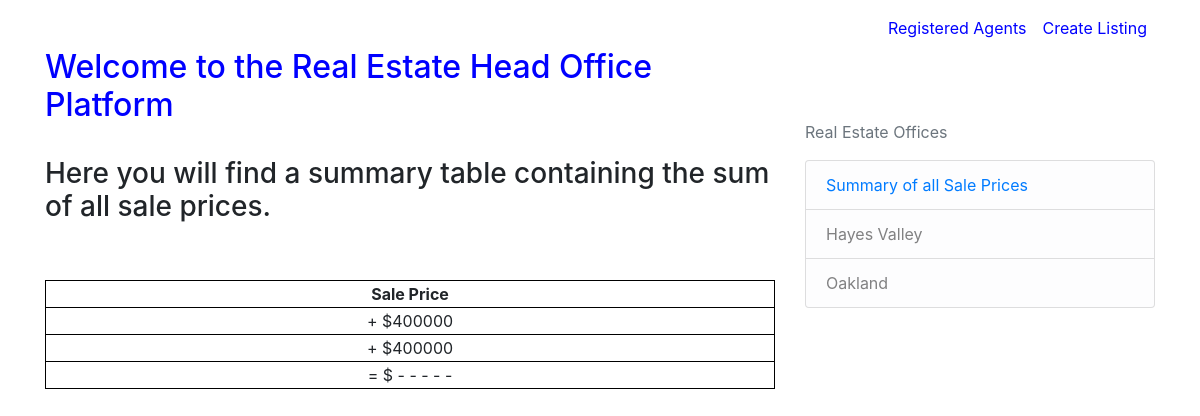
The app's page /summary, older data.
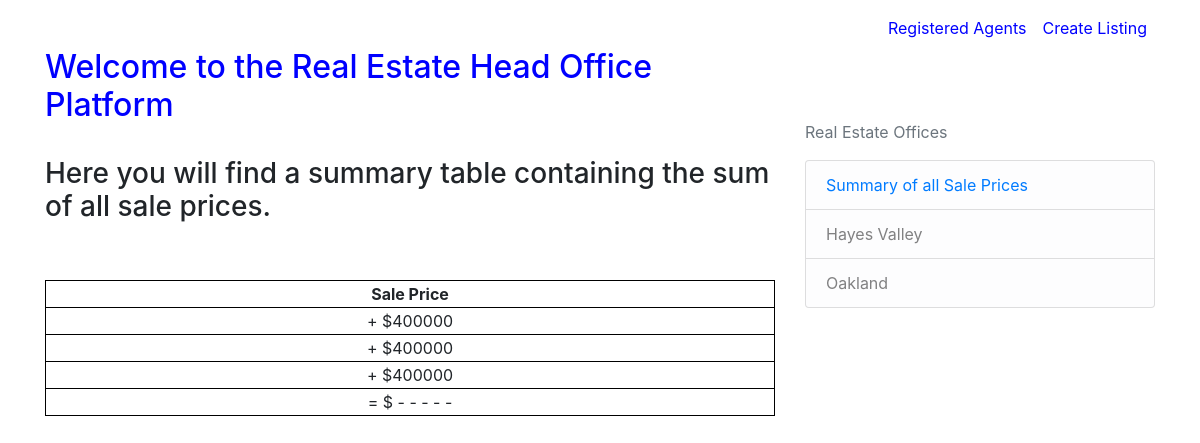
The same page, newer data.
### real_estate/models.py (models this page shows)
class Listing(db.Model):
    id = db.Column(db.Integer, primary_key=True)
    seller = db.Column(db.String(100), nullable=False)
    price = db.Column(db.String(100), nullable=False)
    date = db.Column(db.DateTime, nullable=False, default=datetime.utcnow)
    bedrooms = db.Column(db.String(100), nullable=False)
    bathrooms = db.Column(db.String(100), nullable=False)
    zipcode = db.Column(db.String(100), nullable=False)
    sold = db.Column(db.String(100), nullable=False, default="No")
    office = db.Column(db.String(100), nullable=False)
    agent_id = db.Column(db.Integer, db.ForeignKey('agent.id'), nullable=False)
    buyer = db.Column(db.String(100), nullable=False, default="")
    saleprice = db.Column(db.String(100), nullable=False, default="")
    saledate = db.Column(db.DateTime, nullable=False, default=datetime.utcnow)
    saleoffice = db.Column(db.String(100), nullable=False, default="")
    def __repr__(self):
        return f"{self.saleprice}"

### real_estate/routes.py (the view)
@app.route("/summary")
def summary():
    listings = Listing.query.all()
    return render_template('summary.html', listings=listings)

### real_estate/templates/summary.html
{% extends "layout.html" %}
{% block navigation%}
<a class="nav-item nav-link" href="{{ url_for('registered_agents') }}" style="color:blue">Registered Agents</a>
<a class="nav-item nav-link" href="{{ url_for('new_listing') }}" style="color:blue">Create Listing</a>
{% endblock navigation %}
{% block content %}
<br>
<br>
<h2><a href="{{ url_for('home') }}" style="color:blue">Welcome to the Real Estate Head Office Platform</a></h2>
<br>
<h3>Here you will find a summary table containing the sum of all sale prices.</h3>
<br>
<br>
    <table style="width:100%; border: 1px solid black">
        <tr>
          <th style="text-align: center;border: 1px solid black";>Sale Price</th>
        </tr>
        {% for n in range(listings| length) %}
        <tr>
          <td style="text-align: center;border: 1px solid black";>+ ${{ listings[n] }}</td>
        </tr>
        {% endfor %}
        <tr>
            <td style="text-align: center;border: 1px solid black";>= $ - - - - -</td>
          </tr>
      </table>
{% endblock content %}

Row changes from the older to the newer data that the page shows:
added Listing: saleprice "400000"
